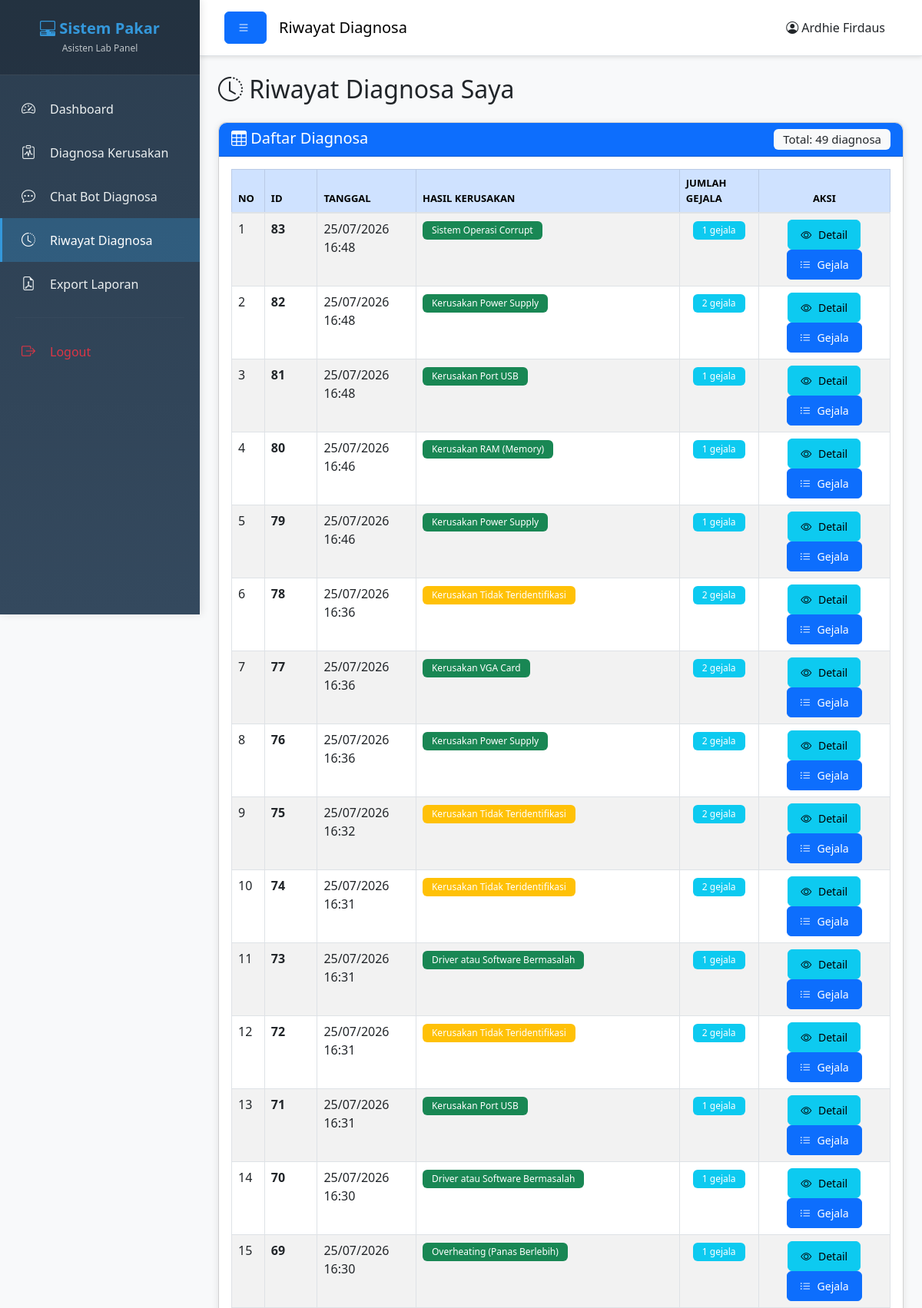
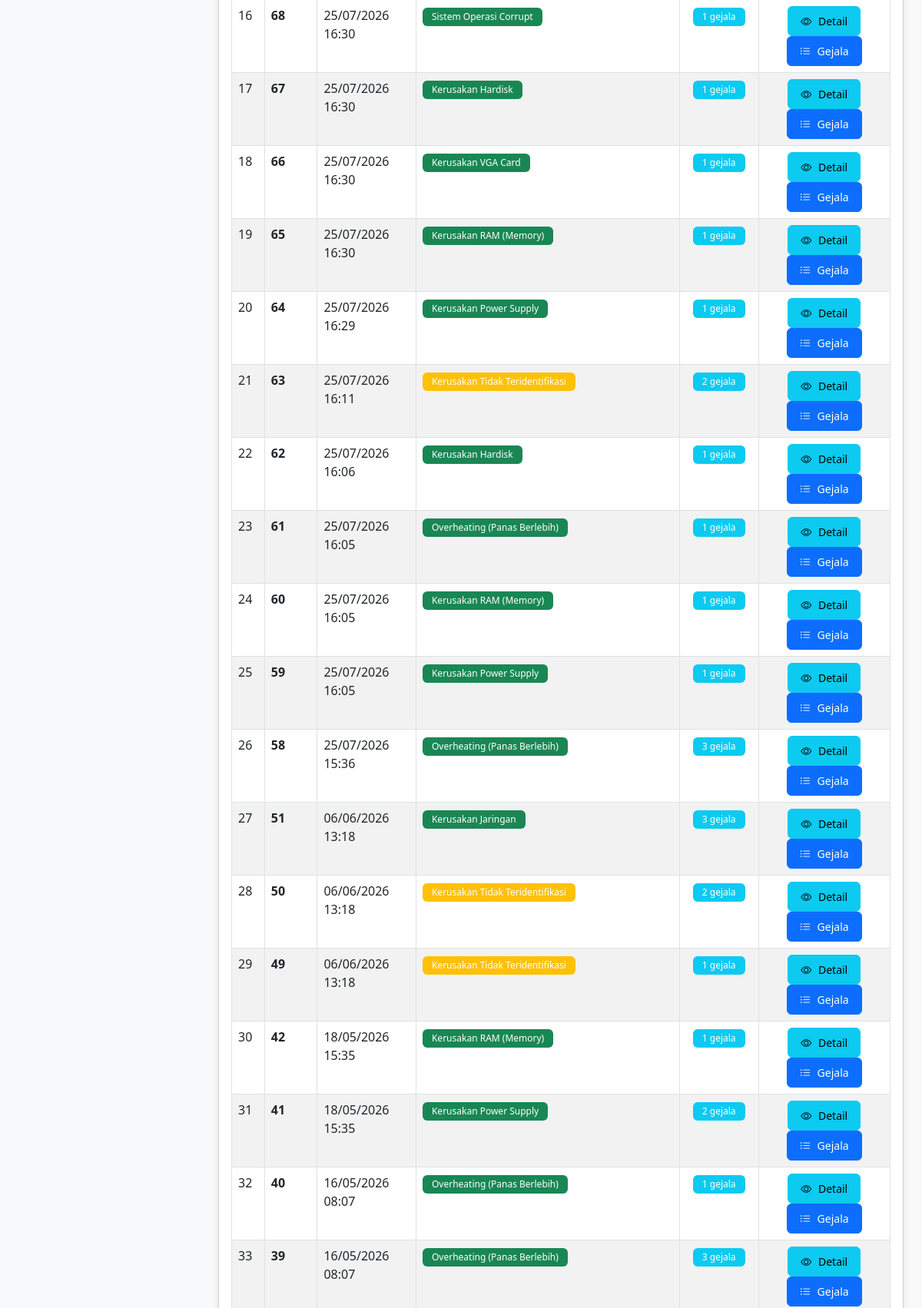
Screenshot of /Asisten/riwayat_diagnosa.php (signed in, upper part) with the database file from the repository (2 pictures, top to bottom).
### tables this page shows
CREATE TABLE `diagnosa` (
  `id_diagnosa` int(11) NOT NULL,
  `id_user` int(11) NOT NULL,
  `tanggal` datetime NOT NULL,
  `hasil_kerusakan` text NOT NULL
);

### Asisten/riwayat_diagnosa.php (the view, shortened to what this page needs)
<?php
$id_user = $_SESSION['id_user'];
$query = "SELECT * FROM diagnosa WHERE id_user = '$id_user' ORDER BY tanggal DESC";
$result_diagnosa = mysqli_query($koneksi, $query);
?>
<!DOCTYPE html>
<html lang="id">
<head>
    <link href="https://cdn.jsdelivr.net/npm/bootstrap@5.3.0/dist/css/bootstrap.min.css" rel="stylesheet">
    <link rel="stylesheet" href="https://cdn.jsdelivr.net/npm/bootstrap-icons@1.10.0/font/bootstrap-icons.css">
    <link rel="stylesheet" href="../Assets/css/style.css?v=20260713">
</head>
<body>
    <div class="wrapper">
        <?php include 'sidebar_asisten.php'; ?>
        <div class="main-content">
            <nav class="navbar navbar-expand-lg navbar-light bg-white border-bottom">
                <div class="container-fluid">
                    <button class="btn btn-primary" id="sidebarToggle">
                        <i class="bi bi-list"></i>
                    </button>
                    <span class="navbar-brand mb-0 h1 ms-3">Riwayat Diagnosa</span>
                    <div class="ms-auto">
                        <span class="me-3">
                            <i class="bi bi-person-circle"></i> <?php echo $_SESSION['nama_lengkap']; ?>
                        </span>
                    </div>
                </div>
            </nav>
            <div class="container-fluid p-4">
                <h2 class="mb-4">
                    <i class="bi bi-clock-history"></i>
                    Riwayat Diagnosa Saya
                </h2>
                <div class="card shadow">
                    <div class="card-header bg-primary text-white">
                        <h5 class="mb-0">
                            <i class="bi bi-table"></i> Daftar Diagnosa
                            <span class="badge bg-light text-dark float-end">
                                Total: <?php echo mysqli_num_rows($result_diagnosa); ?> diagnosa
                            </span>
                        </h5>
                    </div>
                    <div class="card-body">
                        <?php if(mysqli_num_rows($result_diagnosa) > 0): ?>
                        <div class="table-responsive">
                            <table class="table table-striped table-hover table-bordered">
                                <thead class="table-primary">
                                    <tr>
                                        <th width="5%">No</th>
                                        <th width="8%">ID</th>
                                        <th width="15%">Tanggal</th>
                                        <th width="40%">Hasil Kerusakan</th>
                                        <th width="12%">Jumlah Gejala</th>
                                        <th width="20%" class="text-center">Aksi</th>
                                    </tr>
                                </thead>
                                <tbody>
                                    <?php
                                    $no = 1;
                                    while($row = mysqli_fetch_assoc($result_diagnosa)):
                                        $id_diagnosa = $row['id_diagnosa'];
                                        $query_count = "SELECT COUNT(*) as total FROM diagnosa_detail WHERE id_diagnosa = '$id_diagnosa'";
                                        $result_count = mysqli_query($koneksi, $query_count);
                                        $count = mysqli_fetch_assoc($result_count)['total'];
                                        $badge_class = ($row['hasil_kerusakan'] == 'Kerusakan Tidak Teridentifikasi') ? 'bg-warning' : 'bg-success';
                                    ?>
                                    <tr>
                                        <td><?php echo $no++; ?></td>
                                        <td><strong><?php echo $row['id_diagnosa']; ?></strong></td>
                                        <td><?php echo date('d/m/Y H:i', strtotime($row['tanggal'])); ?></td>
                                        <td>
                                            <span class="badge <?php echo $badge_class; ?>">
                                                <?php echo $row['hasil_kerusakan']; ?>
                                            </span>
                                        </td>
                                        <td class="text-center">
                                            <span class="badge bg-info"><?php echo $count; ?> gejala</span>
                                        </td>
                                        <td class="text-center">
                                            <a href="hasil_diagnosa.php?id=<?php echo $row['id_diagnosa']; ?>"
                                               class="btn btn-info btn-sm">
                                                <i class="bi bi-eye"></i> Detail
                                            </a>
                                            <button type="button" class="btn btn-primary btn-sm"
                                                    data-bs-toggle="modal"
                                                    data-bs-target="#modalGejala<?php echo $row['id_diagnosa']; ?>">
                                                <i class="bi bi-list-ul"></i> Gejala
                                            </button>
                                        </td>
                                    </tr>
                                    <?php endwhile; ?>
                                </tbody>
                            </table>
                        </div>
                        <?php endif; ?>
                    </div>
                </div>
            </div>
        </div>
    </div>
</body>
</html>

### Assets/css/style.css (style rules this page uses)
* { margin: 0; padding: 0; box-sizing: border-box; }
body { font-family: "Segoe UI", Tahoma, Geneva, Verdana, sans-serif; background-color: #f8f9fa; }
.wrapper { display: flex; width: 100%; min-height: 100vh; }
.main-content { flex: 1; margin-left: 260px; transition: margin-left 0.3s ease, opacity 0.3s ease, transform 0.3s ease; background-color: #f8f9fa; }
.navbar { box-shadow: 0 2px 5px rgba(0, 0, 0, 0.1); padding: 15px 20px; }
.card { border-radius: 10px; margin-bottom: 20px; transition: transform 0.3s ease, box-shadow 0.3s ease; }
.card-header { border-radius: 10px 10px 0 0 !important; font-weight: 600; }
.table { margin-bottom: 0; }
.table thead th { font-weight: 600; text-transform: uppercase; font-size: 13px; border-bottom: 2px solid #dee2e6; }
.btn { border-radius: 6px; padding: 8px 16px; font-weight: 500; transition: all 0.3s ease; }
.btn i { margin-right: 5px; }
.badge { padding: 6px 12px; font-weight: 500; border-radius: 6px; }
.shadow { box-shadow: 0 2px 10px rgba(0, 0, 0, 0.1) !important; }

### rows the page displays
diagnosa: id_diagnosa "83", tanggal "25/07/2026 16:48", hasil_kerusakan "Sistem Operasi Corrupt", count "1"
diagnosa: id_diagnosa "82", tanggal "25/07/2026 16:48", hasil_kerusakan "Kerusakan Power Supply", count "2"
diagnosa: id_diagnosa "81", tanggal "25/07/2026 16:48", hasil_kerusakan "Kerusakan Port USB", count "1"
diagnosa: id_diagnosa "80", tanggal "25/07/2026 16:46", hasil_kerusakan "Kerusakan RAM (Memory)", count "1"
diagnosa: id_diagnosa "79", tanggal "25/07/2026 16:46", hasil_kerusakan "Kerusakan Power Supply", count "1"
diagnosa: id_diagnosa "78", tanggal "25/07/2026 16:36", hasil_kerusakan "Kerusakan Tidak Teridentifikasi", count "2"
diagnosa: id_diagnosa "77", tanggal "25/07/2026 16:36", hasil_kerusakan "Kerusakan VGA Card", count "2"
diagnosa: id_diagnosa "76", tanggal "25/07/2026 16:36", hasil_kerusakan "Kerusakan Power Supply", count "2"
diagnosa: id_diagnosa "75", tanggal "25/07/2026 16:32", hasil_kerusakan "Kerusakan Tidak Teridentifikasi", count "2"
diagnosa: id_diagnosa "74", tanggal "25/07/2026 16:31", hasil_kerusakan "Kerusakan Tidak Teridentifikasi", count "2"
diagnosa: id_diagnosa "73", tanggal "25/07/2026 16:31", hasil_kerusakan "Driver atau Software Bermasalah", count "1"
diagnosa: id_diagnosa "72", tanggal "25/07/2026 16:31", hasil_kerusakan "Kerusakan Tidak Teridentifikasi", count "2"
diagnosa: id_diagnosa "71", tanggal "25/07/2026 16:31", hasil_kerusakan "Kerusakan Port USB", count "1"
diagnosa: id_diagnosa "70", tanggal "25/07/2026 16:30", hasil_kerusakan "Driver atau Software Bermasalah", count "1"
diagnosa: id_diagnosa "69", tanggal "25/07/2026 16:30", hasil_kerusakan "Overheating (Panas Berlebih)", count "1"
diagnosa: id_diagnosa "68", tanggal "25/07/2026 16:30", hasil_kerusakan "Sistem Operasi Corrupt", count "1"
diagnosa: id_diagnosa "67", tanggal "25/07/2026 16:30", hasil_kerusakan "Kerusakan Hardisk", count "1"
diagnosa: id_diagnosa "66", tanggal "25/07/2026 16:30", hasil_kerusakan "Kerusakan VGA Card", count "1"
diagnosa: id_diagnosa "65", tanggal "25/07/2026 16:30", hasil_kerusakan "Kerusakan RAM (Memory)", count "1"
diagnosa: id_diagnosa "64", tanggal "25/07/2026 16:29", hasil_kerusakan "Kerusakan Power Supply", count "1"
diagnosa: id_diagnosa "63", tanggal "25/07/2026 16:11", hasil_kerusakan "Kerusakan Tidak Teridentifikasi", count "2"
diagnosa: id_diagnosa "62", tanggal "25/07/2026 16:06", hasil_kerusakan "Kerusakan Hardisk", count "1"
diagnosa: id_diagnosa "61", tanggal "25/07/2026 16:05", hasil_kerusakan "Overheating (Panas Berlebih)", count "1"
diagnosa: id_diagnosa "60", tanggal "25/07/2026 16:05", hasil_kerusakan "Kerusakan RAM (Memory)", count "1"
diagnosa: id_diagnosa "59", tanggal "25/07/2026 16:05", hasil_kerusakan "Kerusakan Power Supply", count "1"
diagnosa: id_diagnosa "58", tanggal "25/07/2026 15:36", hasil_kerusakan "Overheating (Panas Berlebih)", count "3"
diagnosa: id_diagnosa "51", tanggal "06/06/2026 13:18", hasil_kerusakan "Kerusakan Jaringan", count "3"
diagnosa: id_diagnosa "50", tanggal "06/06/2026 13:18", hasil_kerusakan "Kerusakan Tidak Teridentifikasi", count "2"
diagnosa: id_diagnosa "49", tanggal "06/06/2026 13:18", hasil_kerusakan "Kerusakan Tidak Teridentifikasi", count "1"
diagnosa: id_diagnosa "42", tanggal "18/05/2026 15:35", hasil_kerusakan "Kerusakan RAM (Memory)", count "1"
diagnosa: id_diagnosa "41", tanggal "18/05/2026 15:35", hasil_kerusakan "Kerusakan Power Supply", count "2"
diagnosa: id_diagnosa "40", tanggal "16/05/2026 08:07", hasil_kerusakan "Overheating (Panas Berlebih)", count "1"
diagnosa: id_diagnosa "39", tanggal "16/05/2026 08:07", hasil_kerusakan "Overheating (Panas Berlebih)", count "3"

### other values shown
$_SESSION['nama_lengkap'] "Ardhie Firdaus"
mysqli_num_rows($result_diagnosa) "49"
